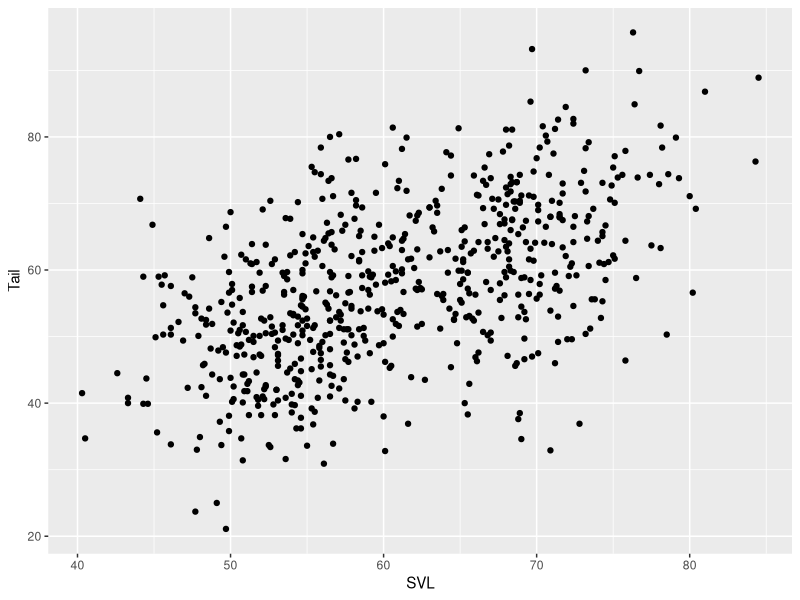
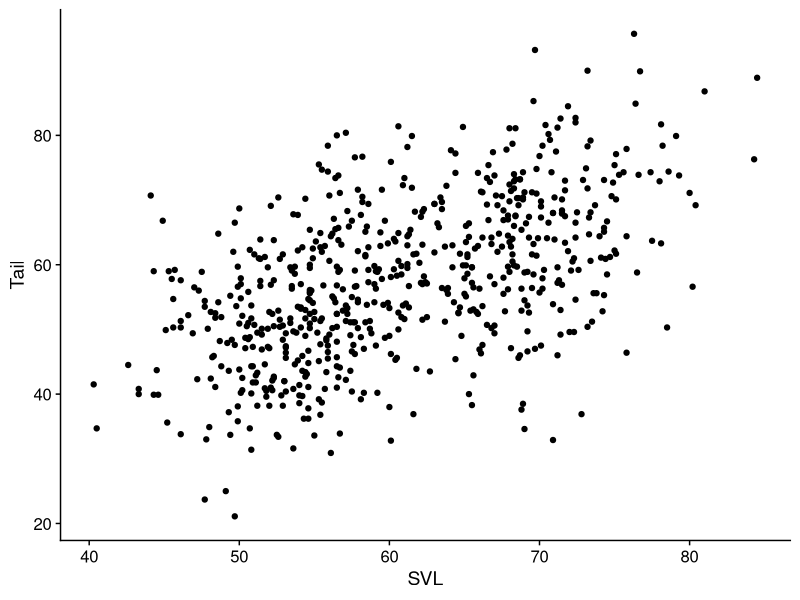

These figures' R source, in order: (Note: this script raises an error after producing the figures.)
# This is the r_code for week 0
# Anything after a pound/hash/number sign is a comment

#### Installing some packages #### 
# First, there are a few packages that need to be installed 
# I'll explain what they are and how they work in a minute,
# but this can take a minute so let's get it started now

# Move your cursor to the next line and press Ctrl+Enter
install.packages("tidyverse") # It may be Cmd+Enter for Mac users
# This sends the line to the Console window and executes it
# If you're asked to pick a server/mirror, go with the first option
# (O-cloud)
install.packages("cowplot") # Install this package too

# If you already have these installed, make sure they're the 
# latest versions.  If not, then please run the above code to
# update them

library(tidyverse)
library(cowplot)

#### let's take a look at some data ####

lizards <- read_csv("data/anoles.csv") # This loads in the dataset

lizards # This is a tidy data frame;
# Each column is a separate variable; each row is an observation
glimpse(lizards)
View(lizards)

## Data visualization

base_plot <- 
  ggplot(data = lizards) + # sets up a plot around lizards
  aes(x = SVL, y = Tail) + # Connects columns of lizards to plot aesthetics
  geom_point() # defines a visual layer; in this case, points
base_plot # show results

# This is functional, but doesn't look much like a scientific figure
theme_set(theme_cowplot()) # changes the default theme 
base_plot 

#### Aesthetics ####
# Aesthetics connect a column of data to a visual representation on the plot
# for example, x and y are aesthetics that correspond to axis positions

# Color_morph is another commonly used aesthetic

base_plot + aes(color = Color_morph) # discrete color

base_plot + aes(color = Limb) # continuous color

# Scales change the way aesthetics look
base_plot + aes(color = Limb) + scale_color_viridis_c()
base_plot + aes(color = Color_morph) + scale_color_viridis_d()

  # Shape
base_plot + aes(shape = Color_morph)
base_plot + aes(shape = Color_morph) + scale_shape(solid = FALSE)

# Size
ggplot(data = lizards, aes(x = SVL, y = Tail, size = Limb)) + 
  geom_point(color = "cornflowerblue", shape = 1)
# Note that aes() was included in the ggplot call instead of being 
  # Added to it; both ways are valid

# You can also give points fixed aesthetic values
ggplot(data = lizards) + 
  aes(x = SVL, y = Tail, shape = Color_morph) + 
  geom_point(size = 2.5, color = "cornflowerblue") + 
  scale_shape(solid = FALSE)

# Or double up on Aesthetics
ggplot(data = lizards) + 
  aes(x = SVL, y = Tail, shape = Color_morph, color = Color_morph) + 
  geom_point(size = 2.5) + 
  scale_shape(solid = FALSE)

base_plot + aes(color = Limb, shape = Color_morph) + 
  scale_shape(solid = FALSE) +
  scale_color_viridis_c()
  
#### Geoms ####
# Geoms are different ways to visualize data

## Discrete X ##
# Histograms
ggplot(data = lizards) + 
  aes(x = Diameter) + 
  geom_histogram()
# Note that there's a warning here; let's address it

ggplot(data = lizards) + 
  aes(x = Diameter) + 
  geom_histogram(binwidth = 2.5, 
     color = "black", fill = "white") # binwidths option fixes the warning

# Density Plots
ggplot(data = lizards) + 
  aes(x = Diameter) + 
  geom_density()

# Exercise: How could you use a density plot or histogram to compare
  # Diameter distribution of different lizard Color_morph morphs?

ggplot(data = lizards) + 
  aes(x = Diameter, color = Color_morph) + 
  geom_density()

ggplot(data = lizards) + 
  aes(x = Diameter) + 
  geom_histogram(
    aes(fill = Color_morph), color = "black",
    binwidth = 2.5)


# Discrete X, continuous Y

# boxplots
box_plots <- ggplot(data = lizards) + 
  aes(x = Site, y = Height) + 
  geom_boxplot() 

box_plots + aes(fill = Color_morph) # Note that we're using fill as the aesthetic, not color
# Generally, fill is used to color solid objects, color is used for lines or points

# Violin plot
ggplot(data = lizards) + 
  aes(x = Site, y = Height) + 
  geom_violin()  

# Jitter plot
ggplot(data = lizards) + 
  aes(x = Site, y = Height) + 
  geom_jitter(width = .25, height = 0)

# Continuous X and Y

# Line graph
ggplot(data = lizards) + 
  aes(x = SVL, y = Tail) + 
  geom_line()
ggplot(data = lizards) + 
  aes(x = SVL, y = Tail, color = Color_morph) + 
  geom_line()
# SO these are clearly not a good way to visualize this sort of data...


# Regression line, with errors
ggplot(data = lizards) + 
  aes(x = SVL, y = Tail) + 
  geom_smooth(method = "lm", se = TRUE) # use se = FALSE to disable error regions

ggplot(data = lizards) + 
  aes(x = SVL, y = Tail, color = Color_morph) + 
  geom_smooth(method = "lm", se = TRUE) # use se = FALSE to disable error regions

# Combining geoms
regression_plot <- ggplot(data = lizards) + 
  aes(x = SVL, y = Tail) + 
  geom_point(size = 2.5, shape = 1, alpha = .5) + 
  geom_smooth(method = "lm") # adds regression line
regression_plot 

# Bar graphs involve a statistical transformation of the data

# How many individuals were at each site?
ggplot(data = lizards) + 
  aes(x = Site) +
  geom_bar()

ggplot(data = lizards) + 
  aes(x = Site, fill = Perch_type) +
  geom_bar()

ggplot(data = lizards) + 
  aes(x = Site, fill = Perch_type) +
  geom_bar(position = "dodge")

ggplot(data = lizards) + 
  aes(x = Site, fill = Perch_type) +
  geom_bar() + facet_wrap(~Color_morph)

# re-ordering bar graphs
  # You can use fct_infreq() on the x aesthetic to re-order it by frequency 
bars_in_order = 
  ggplot(data = lizards) + 
  aes(x = fct_infreq(Site), 
      fill = Perch_type) +
  geom_bar()
bars_in_order
bars_in_order + xlab("Site")

# Exercise: explore the lizards dataset to see if there are any 
# apparent relationships between different variables

#### Facets ####
# Facets are a way to create several smaller plots out of one dataset

regression_plot + facet_wrap(~Color_morph) # This splits the colors into separate plots

regression_plot + facet_wrap(~Site) # Note that by default, the scales are fixed to be the same
regression_plot + facet_wrap(~Site, scales = "free_x")

# Two_way faceting
regression_plot + facet_grid(Color_morph~Perch_type)

# Cheat sheet
# Go to https://ggplot2.tidyverse.org/ for the help files
